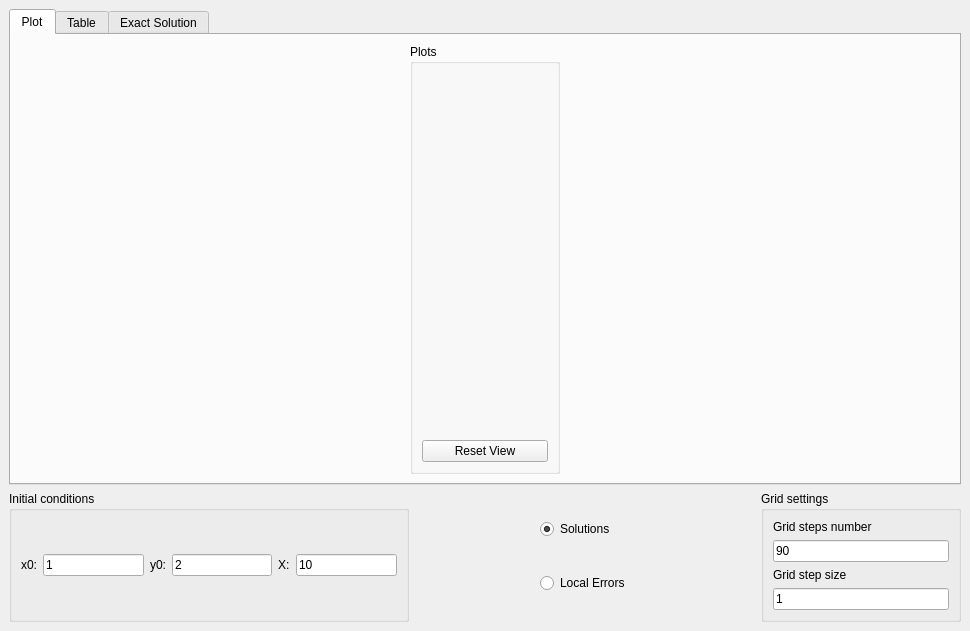
<?xml version="1.0" encoding="UTF-8"?>
<ui version="4.0">
 <class>MainWindow</class>
 <widget class="QMainWindow" name="MainWindow">
  <property name="geometry">
   <rect>
    <x>0</x>
    <y>0</y>
    <width>970</width>
    <height>631</height>
   </rect>
  </property>
  <property name="windowTitle">
   <string>MainWindow</string>
  </property>
  <property name="autoFillBackground">
   <bool>false</bool>
  </property>
  <widget class="QWidget" name="centralwidget">
   <layout class="QVBoxLayout" name="verticalLayout_2">
    <item>
     <widget class="QTabWidget" name="tabWidget">
      <property name="currentIndex">
       <number>0</number>
      </property>
      <widget class="QWidget" name="PlotTab">
       <attribute name="title">
        <string>Plot</string>
       </attribute>
       <layout class="QHBoxLayout" name="horizontalLayout_3">
        <item>
         <layout class="QHBoxLayout" name="horizontalLayout_6">
          <item>
           <widget class="QGroupBox" name="groupBox_2">
            <property name="maximumSize">
             <size>
              <width>150</width>
              <height>16777215</height>
             </size>
            </property>
            <property name="title">
             <string>Plots</string>
            </property>
            <layout class="QVBoxLayout" name="verticalLayout_3">
             <item>
              <spacer name="verticalSpacer">
               <property name="orientation">
                <enum>Qt::Vertical</enum>
               </property>
               <property name="sizeHint" stdset="0">
                <size>
                 <width>20</width>
                 <height>40</height>
                </size>
               </property>
              </spacer>
             </item>
             <item>
              <widget class="QPushButton" name="PlotResetBtn">
               <property name="text">
                <string>Reset View</string>
               </property>
              </widget>
             </item>
            </layout>
           </widget>
          </item>
         </layout>
        </item>
       </layout>
      </widget>
      <widget class="QWidget" name="TableTab">
       <attribute name="title">
        <string>Table</string>
       </attribute>
       <layout class="QHBoxLayout" name="horizontalLayout_4">
        <item>
         <widget class="QTableView" name="tableView"/>
        </item>
       </layout>
      </widget>
      <widget class="QWidget" name="ExactTab">
       <attribute name="title">
        <string>Exact Solution</string>
       </attribute>
       <layout class="QHBoxLayout" name="horizontalLayout_5">
        <item>
         <widget class="QGraphicsView" name="graphicsView"/>
        </item>
       </layout>
      </widget>
     </widget>
    </item>
    <item>
     <layout class="QHBoxLayout" name="horizontalLayout">
      <item>
       <widget class="QGroupBox" name="InitBox">
        <property name="sizePolicy">
         <sizepolicy hsizetype="Minimum" vsizetype="Minimum">
          <horstretch>0</horstretch>
          <verstretch>0</verstretch>
         </sizepolicy>
        </property>
        <property name="maximumSize">
         <size>
          <width>400</width>
          <height>500</height>
         </size>
        </property>
        <property name="title">
         <string>Initial conditions</string>
        </property>
        <layout class="QHBoxLayout" name="horizontalLayout_2">
         <item>
          <widget class="QLabel" name="x0">
           <property name="text">
            <string>x0:</string>
           </property>
          </widget>
         </item>
         <item>
          <widget class="QLineEdit" name="x0Edit">
           <property name="sizePolicy">
            <sizepolicy hsizetype="Expanding" vsizetype="Fixed">
             <horstretch>0</horstretch>
             <verstretch>0</verstretch>
            </sizepolicy>
           </property>
           <property name="maximumSize">
            <size>
             <width>200</width>
             <height>16777215</height>
            </size>
           </property>
           <property name="text">
            <string>1</string>
           </property>
          </widget>
         </item>
         <item>
          <widget class="QLabel" name="y0">
           <property name="sizePolicy">
            <sizepolicy hsizetype="Minimum" vsizetype="Minimum">
             <horstretch>0</horstretch>
             <verstretch>0</verstretch>
            </sizepolicy>
           </property>
           <property name="text">
            <string>y0:</string>
           </property>
          </widget>
         </item>
         <item>
          <widget class="QLineEdit" name="y0Edit">
           <property name="sizePolicy">
            <sizepolicy hsizetype="Expanding" vsizetype="Fixed">
             <horstretch>0</horstretch>
             <verstretch>0</verstretch>
            </sizepolicy>
           </property>
           <property name="text">
            <string>2</string>
           </property>
          </widget>
         </item>
         <item>
          <widget class="QLabel" name="X">
           <property name="sizePolicy">
            <sizepolicy hsizetype="Minimum" vsizetype="Preferred">
             <horstretch>0</horstretch>
             <verstretch>0</verstretch>
            </sizepolicy>
           </property>
           <property name="text">
            <string>X:</string>
           </property>
          </widget>
         </item>
         <item>
          <widget class="QLineEdit" name="XEdit">
           <property name="sizePolicy">
            <sizepolicy hsizetype="Expanding" vsizetype="Fixed">
             <horstretch>0</horstretch>
             <verstretch>0</verstretch>
            </sizepolicy>
           </property>
           <property name="text">
            <string>10</string>
           </property>
          </widget>
         </item>
        </layout>
       </widget>
      </item>
      <item>
       <spacer name="horizontalSpacer">
        <property name="orientation">
         <enum>Qt::Horizontal</enum>
        </property>
        <property name="sizeHint" stdset="0">
         <size>
          <width>40</width>
          <height>20</height>
         </size>
        </property>
       </spacer>
      </item>
      <item>
       <layout class="QVBoxLayout" name="radioBtns">
        <item>
         <widget class="QRadioButton" name="solutionsRBtn">
          <property name="text">
           <string>Solutions</string>
          </property>
          <property name="checked">
           <bool>true</bool>
          </property>
         </widget>
        </item>
        <item>
         <widget class="QRadioButton" name="localErrorsRBtn">
          <property name="text">
           <string>Local Errors</string>
          </property>
         </widget>
        </item>
       </layout>
      </item>
      <item>
       <spacer name="horizontalSpacer_2">
        <property name="orientation">
         <enum>Qt::Horizontal</enum>
        </property>
        <property name="sizeHint" stdset="0">
         <size>
          <width>40</width>
          <height>20</height>
         </size>
        </property>
       </spacer>
      </item>
      <item>
       <widget class="QGroupBox" name="GridBox">
        <property name="minimumSize">
         <size>
          <width>200</width>
          <height>0</height>
         </size>
        </property>
        <property name="maximumSize">
         <size>
          <width>200</width>
          <height>16777215</height>
         </size>
        </property>
        <property name="title">
         <string>Grid settings</string>
        </property>
        <layout class="QVBoxLayout" name="verticalLayout">
         <item>
          <widget class="QLabel" name="GridSize">
           <property name="text">
            <string>Grid steps number</string>
           </property>
          </widget>
         </item>
         <item>
          <widget class="QLineEdit" name="GridCountEdit">
           <property name="text">
            <string>90</string>
           </property>
          </widget>
         </item>
         <item>
          <widget class="QLabel" name="GridStep">
           <property name="text">
            <string>Grid step size</string>
           </property>
          </widget>
         </item>
         <item>
          <widget class="QLineEdit" name="GridStepEdit">
           <property name="text">
            <string>1</string>
           </property>
          </widget>
         </item>
        </layout>
       </widget>
      </item>
     </layout>
    </item>
   </layout>
  </widget>
  <widget class="QMenuBar" name="menubar">
   <property name="geometry">
    <rect>
     <x>0</x>
     <y>0</y>
     <width>970</width>
     <height>23</height>
    </rect>
   </property>
  </widget>
 </widget>
 <resources/>
 <connections/>
</ui>
